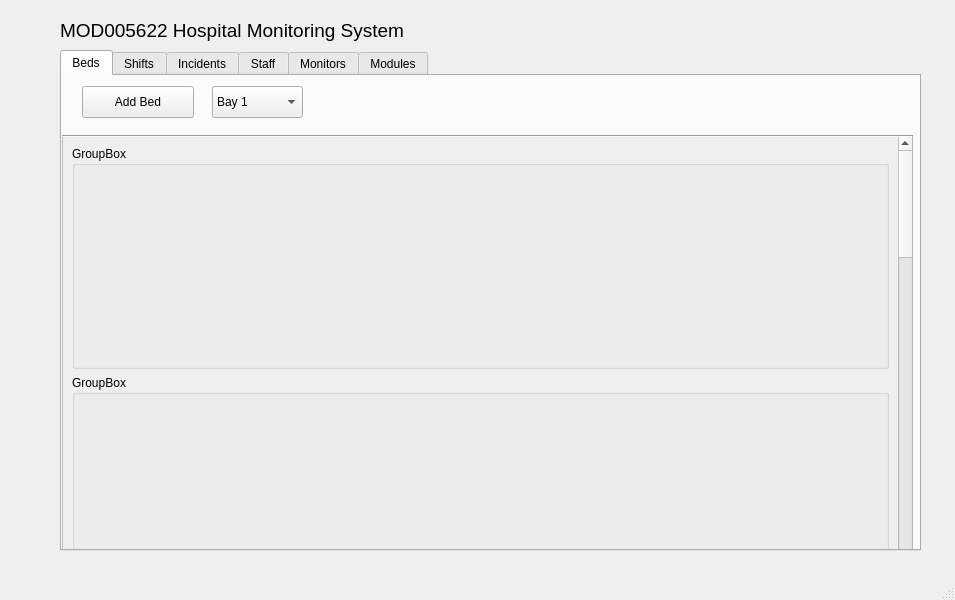
<?xml version="1.0" encoding="UTF-8"?>
<ui version="4.0">
 <class>MainWindow</class>
 <widget class="QMainWindow" name="MainWindow">
  <property name="geometry">
   <rect>
    <x>0</x>
    <y>0</y>
    <width>955</width>
    <height>600</height>
   </rect>
  </property>
  <property name="windowTitle">
   <string>MainWindow</string>
  </property>
  <widget class="QWidget" name="centralwidget">
   <widget class="QTabWidget" name="tabWidget">
    <property name="geometry">
     <rect>
      <x>60</x>
      <y>50</y>
      <width>861</width>
      <height>501</height>
     </rect>
    </property>
    <property name="tabPosition">
     <enum>QTabWidget::North</enum>
    </property>
    <property name="currentIndex">
     <number>0</number>
    </property>
    <widget class="QWidget" name="tabBeds">
     <attribute name="title">
      <string>Beds</string>
     </attribute>
     <widget class="QScrollArea" name="scrollArea">
      <property name="geometry">
       <rect>
        <x>0</x>
        <y>60</y>
        <width>851</width>
        <height>431</height>
       </rect>
      </property>
      <property name="font">
       <font>
        <weight>50</weight>
        <bold>false</bold>
       </font>
      </property>
      <property name="widgetResizable">
       <bool>true</bool>
      </property>
      <widget class="QWidget" name="scrollAreaWidgetContents">
       <property name="geometry">
        <rect>
         <x>0</x>
         <y>0</y>
         <width>849</width>
         <height>1572</height>
        </rect>
       </property>
       <layout class="QVBoxLayout" name="verticalLayout">
        <item>
         <widget class="QGroupBox" name="groupBox_7">
          <property name="minimumSize">
           <size>
            <width>0</width>
            <height>223</height>
           </size>
          </property>
          <property name="title">
           <string>GroupBox</string>
          </property>
         </widget>
        </item>
        <item>
         <widget class="QGroupBox" name="groupBox_6">
          <property name="minimumSize">
           <size>
            <width>0</width>
            <height>223</height>
           </size>
          </property>
          <property name="title">
           <string>GroupBox</string>
          </property>
         </widget>
        </item>
        <item>
         <widget class="QGroupBox" name="groupBox_5">
          <property name="minimumSize">
           <size>
            <width>0</width>
            <height>223</height>
           </size>
          </property>
          <property name="title">
           <string>GroupBox</string>
          </property>
         </widget>
        </item>
        <item>
         <widget class="QGroupBox" name="groupBox_2">
          <property name="minimumSize">
           <size>
            <width>0</width>
            <height>223</height>
           </size>
          </property>
          <property name="title">
           <string>GroupBox</string>
          </property>
         </widget>
        </item>
        <item>
         <widget class="QGroupBox" name="groupBox_3">
          <property name="minimumSize">
           <size>
            <width>0</width>
            <height>223</height>
           </size>
          </property>
          <property name="title">
           <string>GroupBox</string>
          </property>
         </widget>
        </item>
        <item>
         <widget class="QGroupBox" name="groupBox">
          <property name="minimumSize">
           <size>
            <width>0</width>
            <height>223</height>
           </size>
          </property>
          <property name="title">
           <string>GroupBox</string>
          </property>
         </widget>
        </item>
        <item>
         <widget class="QGroupBox" name="groupBox_4">
          <property name="minimumSize">
           <size>
            <width>0</width>
            <height>223</height>
           </size>
          </property>
          <property name="title">
           <string>GroupBox</string>
          </property>
         </widget>
        </item>
       </layout>
      </widget>
     </widget>
     <widget class="QPushButton" name="pushButton">
      <property name="geometry">
       <rect>
        <x>20</x>
        <y>10</y>
        <width>112</width>
        <height>32</height>
       </rect>
      </property>
      <property name="text">
       <string>Add Bed</string>
      </property>
     </widget>
     <widget class="QComboBox" name="comboBox">
      <property name="geometry">
       <rect>
        <x>150</x>
        <y>10</y>
        <width>91</width>
        <height>32</height>
       </rect>
      </property>
      <item>
       <property name="text">
        <string>Bay 1</string>
       </property>
      </item>
      <item>
       <property name="text">
        <string>Bay 2</string>
       </property>
      </item>
     </widget>
     <widget class="Line" name="line">
      <property name="geometry">
       <rect>
        <x>0</x>
        <y>50</y>
        <width>851</width>
        <height>20</height>
       </rect>
      </property>
      <property name="orientation">
       <enum>Qt::Horizontal</enum>
      </property>
     </widget>
    </widget>
    <widget class="QWidget" name="tabShifts">
     <attribute name="title">
      <string>Shifts</string>
     </attribute>
     <widget class="QTableWidget" name="tblShifts">
      <property name="geometry">
       <rect>
        <x>50</x>
        <y>70</y>
        <width>581</width>
        <height>331</height>
       </rect>
      </property>
      <property name="lineWidth">
       <number>1</number>
      </property>
      <property name="alternatingRowColors">
       <bool>true</bool>
      </property>
      <property name="selectionMode">
       <enum>QAbstractItemView::SingleSelection</enum>
      </property>
      <property name="selectionBehavior">
       <enum>QAbstractItemView::SelectRows</enum>
      </property>
      <property name="rowCount">
       <number>0</number>
      </property>
      <property name="columnCount">
       <number>5</number>
      </property>
      <column>
       <property name="text">
        <string>id</string>
       </property>
      </column>
      <column>
       <property name="text">
        <string>Staff member</string>
       </property>
      </column>
      <column>
       <property name="text">
        <string>Start</string>
       </property>
      </column>
      <column>
       <property name="text">
        <string>End</string>
       </property>
      </column>
      <column>
       <property name="text">
        <string>Hours</string>
       </property>
      </column>
     </widget>
    </widget>
    <widget class="QWidget" name="tabIncidents">
     <attribute name="title">
      <string>Incidents</string>
     </attribute>
     <widget class="QTableWidget" name="tblIncidents">
      <property name="geometry">
       <rect>
        <x>50</x>
        <y>70</y>
        <width>581</width>
        <height>331</height>
       </rect>
      </property>
      <property name="lineWidth">
       <number>1</number>
      </property>
      <property name="alternatingRowColors">
       <bool>true</bool>
      </property>
      <property name="selectionMode">
       <enum>QAbstractItemView::SingleSelection</enum>
      </property>
      <property name="selectionBehavior">
       <enum>QAbstractItemView::SelectRows</enum>
      </property>
      <property name="rowCount">
       <number>0</number>
      </property>
      <property name="columnCount">
       <number>4</number>
      </property>
      <column>
       <property name="text">
        <string>Date/time</string>
       </property>
      </column>
      <column>
       <property name="text">
        <string>Monitor</string>
       </property>
      </column>
      <column>
       <property name="text">
        <string>Alert</string>
       </property>
      </column>
      <column>
       <property name="text">
        <string>Bed</string>
       </property>
      </column>
     </widget>
    </widget>
    <widget class="QWidget" name="tabStaff">
     <attribute name="title">
      <string>Staff</string>
     </attribute>
     <widget class="QTableWidget" name="tblStaff">
      <property name="geometry">
       <rect>
        <x>50</x>
        <y>70</y>
        <width>711</width>
        <height>331</height>
       </rect>
      </property>
      <property name="lineWidth">
       <number>1</number>
      </property>
      <property name="alternatingRowColors">
       <bool>true</bool>
      </property>
      <property name="selectionMode">
       <enum>QAbstractItemView::SingleSelection</enum>
      </property>
      <property name="selectionBehavior">
       <enum>QAbstractItemView::SelectRows</enum>
      </property>
      <property name="rowCount">
       <number>0</number>
      </property>
      <property name="columnCount">
       <number>5</number>
      </property>
      <column>
       <property name="text">
        <string>id</string>
       </property>
      </column>
      <column>
       <property name="text">
        <string>Staff member</string>
       </property>
      </column>
      <column>
       <property name="text">
        <string>Email</string>
       </property>
      </column>
      <column>
       <property name="text">
        <string>Number</string>
       </property>
      </column>
      <column>
       <property name="text">
        <string>Type</string>
       </property>
      </column>
     </widget>
     <widget class="QPushButton" name="pushButton_3">
      <property name="geometry">
       <rect>
        <x>50</x>
        <y>10</y>
        <width>121</width>
        <height>32</height>
       </rect>
      </property>
      <property name="text">
       <string>Register/sign-in</string>
      </property>
     </widget>
     <widget class="QPushButton" name="pushButton_4">
      <property name="geometry">
       <rect>
        <x>170</x>
        <y>10</y>
        <width>131</width>
        <height>32</height>
       </rect>
      </property>
      <property name="text">
       <string>Manager console</string>
      </property>
     </widget>
    </widget>
    <widget class="QWidget" name="tabMonitor">
     <attribute name="title">
      <string>Monitors</string>
     </attribute>
     <widget class="QTableWidget" name="tblMonitorTypes">
      <property name="geometry">
       <rect>
        <x>50</x>
        <y>70</y>
        <width>711</width>
        <height>331</height>
       </rect>
      </property>
      <property name="lineWidth">
       <number>1</number>
      </property>
      <property name="alternatingRowColors">
       <bool>true</bool>
      </property>
      <property name="selectionMode">
       <enum>QAbstractItemView::SingleSelection</enum>
      </property>
      <property name="selectionBehavior">
       <enum>QAbstractItemView::SelectRows</enum>
      </property>
      <property name="rowCount">
       <number>0</number>
      </property>
      <property name="columnCount">
       <number>7</number>
      </property>
      <column>
       <property name="text">
        <string>Id</string>
       </property>
      </column>
      <column>
       <property name="text">
        <string>Monitor</string>
       </property>
      </column>
      <column>
       <property name="text">
        <string>Unit</string>
       </property>
      </column>
      <column>
       <property name="text">
        <string>Deflt Max</string>
       </property>
      </column>
      <column>
       <property name="text">
        <string>Deflt Min</string>
       </property>
      </column>
      <column>
       <property name="text">
        <string>Danger Max</string>
       </property>
      </column>
      <column>
       <property name="text">
        <string>Danger Min</string>
       </property>
      </column>
     </widget>
    </widget>
    <widget class="QWidget" name="tabModules">
     <attribute name="title">
      <string>Modules</string>
     </attribute>
     <widget class="QTableWidget" name="tblModules">
      <property name="geometry">
       <rect>
        <x>50</x>
        <y>70</y>
        <width>581</width>
        <height>331</height>
       </rect>
      </property>
      <property name="lineWidth">
       <number>1</number>
      </property>
      <property name="alternatingRowColors">
       <bool>true</bool>
      </property>
      <property name="selectionMode">
       <enum>QAbstractItemView::SingleSelection</enum>
      </property>
      <property name="selectionBehavior">
       <enum>QAbstractItemView::SelectRows</enum>
      </property>
      <property name="rowCount">
       <number>0</number>
      </property>
      <property name="columnCount">
       <number>3</number>
      </property>
      <column>
       <property name="text">
        <string>Module Number</string>
       </property>
      </column>
      <column>
       <property name="text">
        <string>Type</string>
       </property>
      </column>
      <column>
       <property name="text">
        <string>Monitors</string>
       </property>
      </column>
     </widget>
    </widget>
   </widget>
   <widget class="QLabel" name="label_6">
    <property name="geometry">
     <rect>
      <x>60</x>
      <y>20</y>
      <width>381</width>
      <height>21</height>
     </rect>
    </property>
    <property name="font">
     <font>
      <pointsize>14</pointsize>
     </font>
    </property>
    <property name="text">
     <string>MOD005622 Hospital Monitoring System</string>
    </property>
   </widget>
  </widget>
  <widget class="QStatusBar" name="statusbar"/>
 </widget>
 <resources/>
 <connections/>
</ui>
